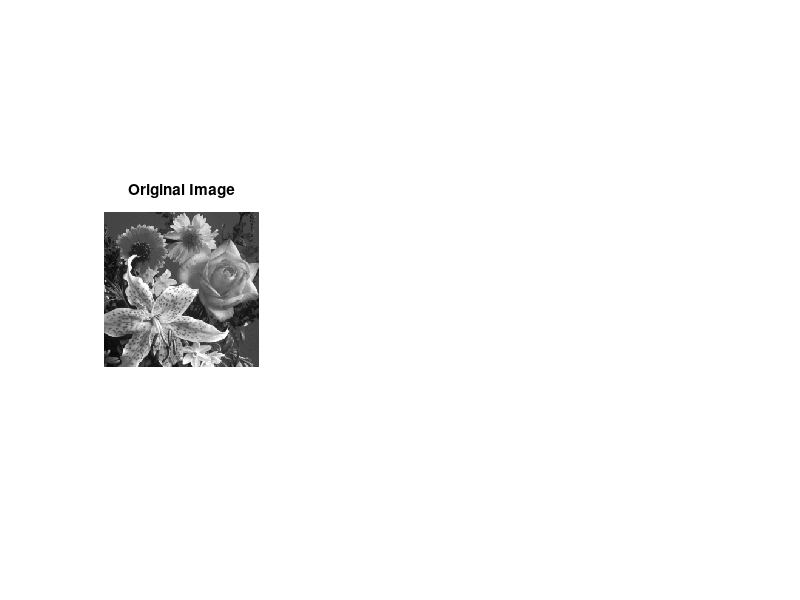

Reproduce this figure in MATLAB. (Note: this script raises an error after producing the figure.)
clc;
clear all;
close all;

s=load('flower.mat');
img=s.flower;

%%
subplot(131);
imshow(img);
title('Original Image');

DCT=dct2D(img,256);
subplot(132);
imshow(DCT);
title('DCT of the Image');
DCT32=dct32(img);
subplot(133);
imshow(DCT32);
title('DCT 32x32 of the Image');
figure
%% Mask
[DCT32,mse1]=dct32mask(img);
% subplot(121);
imshow(DCT32);
% title('Mask 5%')
% subplot(122);
% imshow(d);
title('Mask 50%')
figure
p=maskp;
plot(p(10:32),mse1);
xlabel('Percentage')
ylabel('MSE')
figure 
imshow(dct32(img))

%% Threshold
[d1,d2,p,mse2]=dct32th(img);
subplot(121)
imshow(d1)
title('Threshold 50%')
subplot(122)
imshow(d2)
title('Threshold 5%')
figure
plot(p,mse2)
xlabel('Percentage')
ylabel('MSE')
